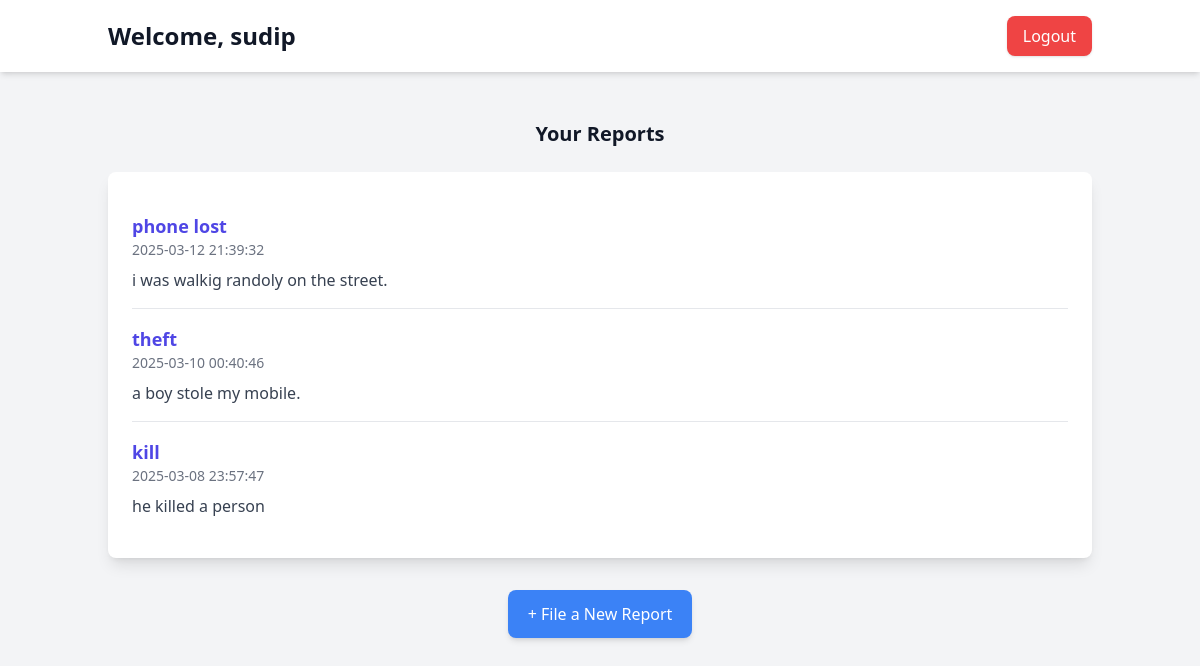
/dashboard/ (signed in), run on the app's committed database.
### users/models.py (models this page shows, shortened)
class Report(models.Model):
    user = models.ForeignKey(User, on_delete=models.CASCADE)
    title = models.CharField(max_length=200)
    description = models.TextField()
    timestamp = models.DateTimeField(auto_now_add=True)

### users/views.py (the view)
# urls.py: path('dashboard/', dashboard_view, name='dashboard'),
@login_required
def dashboard_view(request):
    reports = Report.objects.filter(user=request.user).order_by('-timestamp')
    for report in reports:
        report.timestamp = localtime(report.timestamp)
    return render(request, 'users/dashboard.html', {'reports': reports})

### users/templates/users/dashboard.html (shortened to what this page needs)
{% load tz %}
<!DOCTYPE html>
<html lang="en">
<head>
    <script src="https://cdn.tailwindcss.com"></script>
</head>
<body class="bg-gray-100 text-gray-900">
    <header class="bg-white shadow-md">
        <div class="container mx-auto px-5 py-4 flex justify-between items-center">
            <h1 class="text-2xl font-semibold">Welcome, {{ user.username }}</h1>
            <a href="{% url 'logout' %}"
               class="px-4 py-2 bg-red-500 text-white rounded-lg shadow hover:bg-red-600 transition">
                Logout
            </a>
        </div>
    </header>
    <section class="container mx-auto px-5 py-12">
        <h2 class="text-xl font-semibold mb-6 text-center">Your Reports</h2>
        <div class="bg-white shadow-lg rounded-lg p-6">
            <ul class="divide-y divide-gray-200">
                {% for report in reports %}
                    <li class="py-4">
                        <strong class="text-lg text-indigo-600">{{ report.title }}</strong>
                        <span class="text-gray-500 text-sm block">
                            {{ report.timestamp|date:"Y-m-d H:i:s" }}
                        </span>
                        <p class="mt-2 text-gray-700">{{ report.description }}</p>
                    </li>
                {% empty %}
                    <p class="text-gray-500 text-center">No reports found.</p>
                {% endfor %}
            </ul>
        </div>
        <div class="mt-8 flex justify-center">
            <a href="{% url 'report' %}"
               class="px-5 py-3 bg-blue-500 text-white font-medium rounded-lg shadow-md hover:bg-blue-600 transition">
                + File a New Report
            </a>
        </div>
    </section>
</body>
</html>

### data on the page
Report: title "phone lost", timestamp "2025-03-12 21:39:32", description "i was walkig randoly on the street."
Report: title "theft", timestamp "2025-03-10 00:40:46", description "a boy stole my mobile."
Report: title "kill", timestamp "2025-03-08 23:57:47", description "he killed a person"

### other printed values
{{ user.username }} "sudip"
